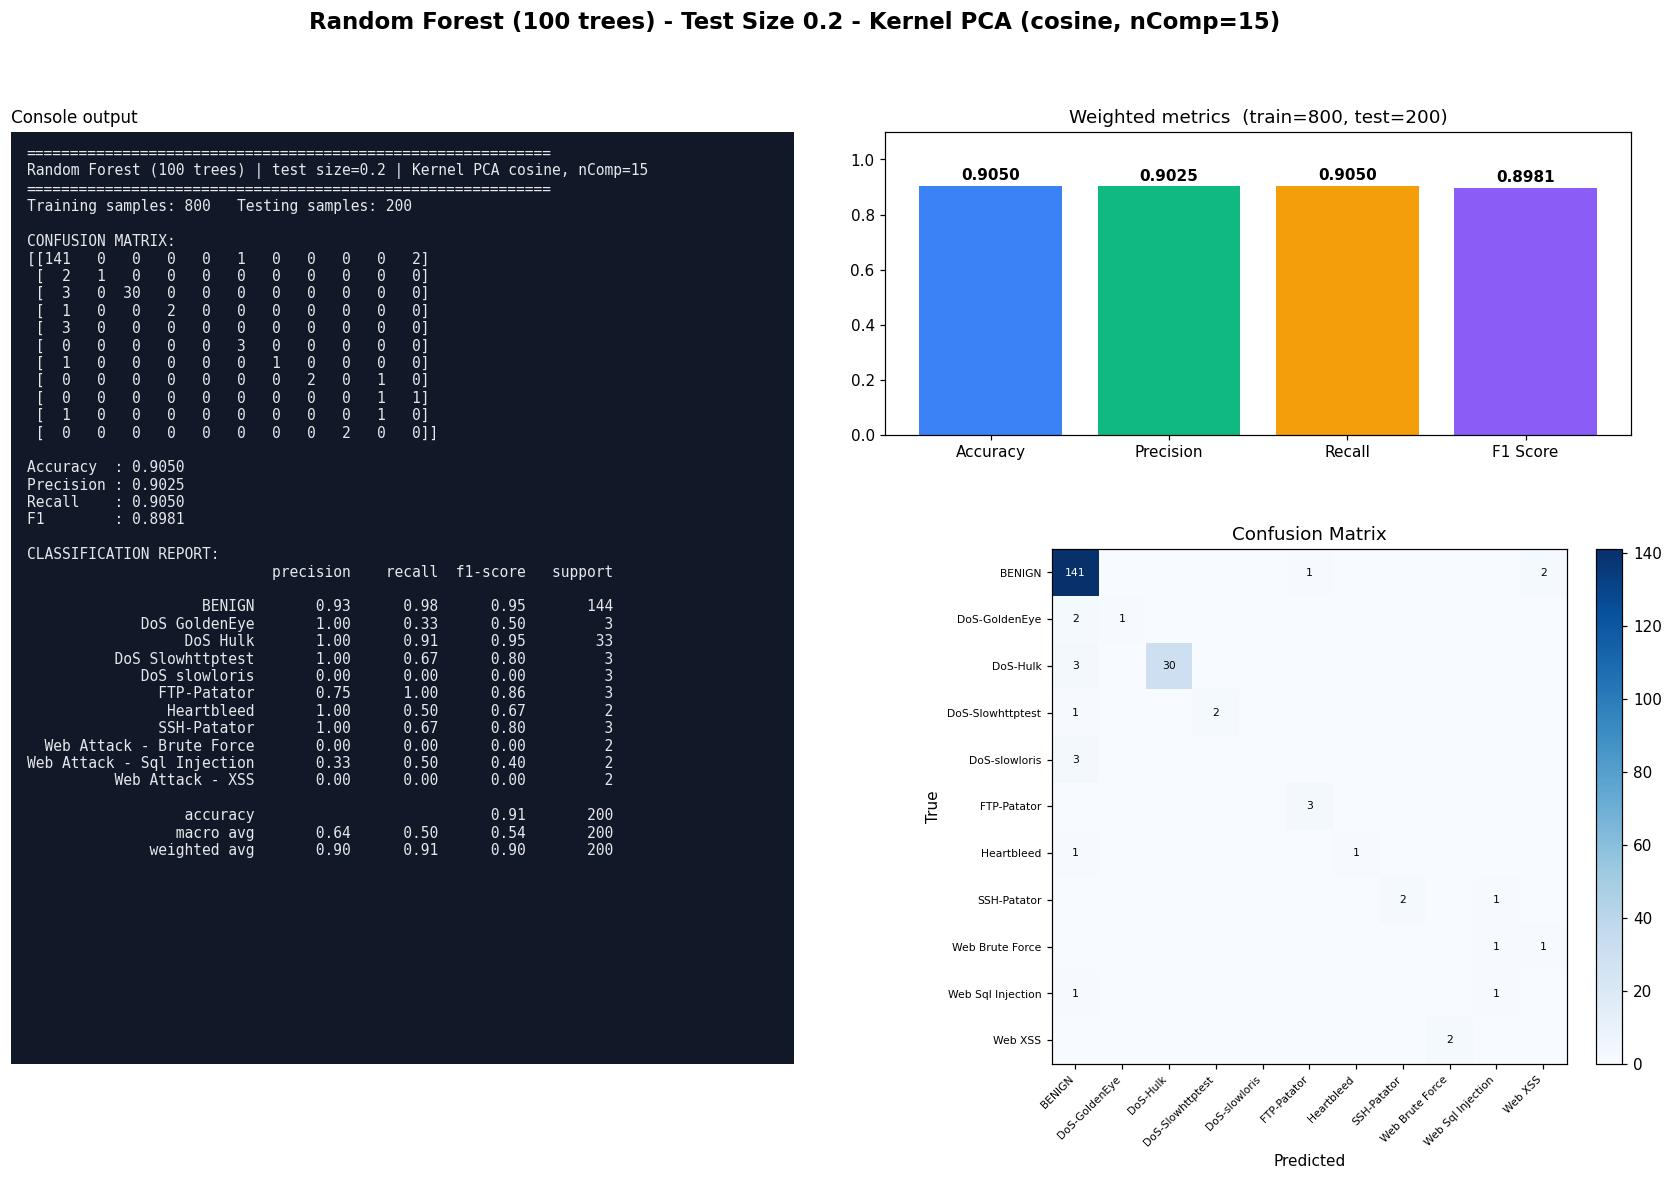

The script that saved this image:
#!/usr/bin/env python3
"""Random Forest (100 trees) | Test size 0.2 | Kernel PCA kernel=cosine, n_components=15
CIC-IDS2017 (Tue+Wed+Thu-morning) 1000-row stratified sample.
Run in any IDE (Spyder / VS Code / PyCharm / Jupyter): open the file and press Run, no arguments needed.
Saves next to this file: 'Test0.2_nComp15_RF.jpg' - one image with the console output (confusion matrix, metrics, classification report) plus charts."""
import json, os
import numpy as np
import matplotlib.pyplot as plt
from sklearn.decomposition import KernelPCA
from sklearn.ensemble import RandomForestClassifier
from sklearn.metrics import (accuracy_score, classification_report, confusion_matrix,
                             f1_score, precision_score, recall_score)
from sklearn.model_selection import train_test_split
from sklearn.preprocessing import StandardScaler

TEST_SIZE, KERNEL, N_COMP, ALG, ALG_NAME = 0.2, "cosine", 15, "RF", "Random Forest (100 trees)"
try:
    HERE = os.path.dirname(os.path.abspath(__file__))
except NameError:                      # Jupyter / interactive console
    HERE = os.getcwd()
def _find_root():                      # folder that contains data/sample.npz (works from any working directory)
    for p in (HERE, os.path.join(HERE, ".."), os.path.join(HERE, "..", ".."), os.getcwd()):
        if os.path.exists(os.path.join(p, "data", "sample.npz")):
            return os.path.abspath(p)
    raise FileNotFoundError("data/sample.npz not found - run prepare_data.py or keep the repo folder structure")
ROOT = _find_root()
tag = f"Test{TEST_SIZE}_nComp{N_COMP}_{ALG}"

# 1. LOAD cached, cleaned sample (see prepare_data.py)
d = np.load(os.path.join(ROOT, "data", "sample.npz"), allow_pickle=True)
X, y, class_names = d["X"], d["y"], [str(c).replace("�", "-") for c in d["classes"]]

# 2. SPLIT
X_train, X_test, y_train, y_test = train_test_split(
    X, y, test_size=TEST_SIZE, random_state=42, stratify=y)

# 3. SCALE (fit on train only)
scaler = StandardScaler()
X_train = scaler.fit_transform(X_train); X_test = scaler.transform(X_test)

# 4. DIMENSIONALITY REDUCTION: Kernel PCA (fit on train only; gamma = sklearn default 1/n_features)
kpca = KernelPCA(n_components=N_COMP, kernel=KERNEL, random_state=0)
X_train = kpca.fit_transform(X_train); X_test = kpca.transform(X_test)

# 5. CLASSIFIER
classifier = RandomForestClassifier(n_estimators=100, random_state=0, n_jobs=1)
classifier.fit(X_train, y_train)
y_pred = classifier.predict(X_test)

# 6. METRICS
labels = np.arange(len(class_names))
cm = confusion_matrix(y_test, y_pred, labels=labels)
res = dict(test_size=TEST_SIZE, kernel=KERNEL, n_components=N_COMP, algorithm=ALG, model=ALG_NAME,
           n_train=int(len(y_train)), n_test=int(len(y_test)),
           accuracy=accuracy_score(y_test, y_pred),
           precision=precision_score(y_test, y_pred, average="weighted", zero_division=0),
           recall=recall_score(y_test, y_pred, average="weighted", zero_division=0),
           f1=f1_score(y_test, y_pred, average="weighted", zero_division=0))
report = classification_report(y_test, y_pred, labels=labels, target_names=class_names, zero_division=0)
lines = ["=" * 60, f"{ALG_NAME} | test size={TEST_SIZE} | Kernel PCA {KERNEL}, nComp={N_COMP}", "=" * 60,
         f"Training samples: {len(y_train)}   Testing samples: {len(y_test)}", "", "CONFUSION MATRIX:", np.array2string(cm), ""]
for k in ("accuracy", "precision", "recall", "f1"): lines.append(f"{k.capitalize():10s}: {res[k]:.4f}")
lines += ["", "CLASSIFICATION REPORT:", report]
console_output = "\n".join(lines); print(console_output)

# 7. VISUAL OUTPUT: console output + charts in ONE image (real results only)
short = [c.replace("Web Attack - ", "Web ").replace("DoS ", "DoS-") for c in class_names]
fig = plt.figure(figsize=(19, 11), dpi=110)
gs = fig.add_gridspec(2, 2, width_ratios=[1.05, 1], height_ratios=[1, 1.7], hspace=0.28, wspace=0.12)
fig.suptitle(f"{ALG_NAME} - Test Size {TEST_SIZE} - Kernel PCA ({KERNEL}, nComp={N_COMP})", fontsize=15, fontweight="bold")
axt = fig.add_subplot(gs[:, 0]); axt.set_facecolor("#111827"); axt.set_xticks([]); axt.set_yticks([])
for sp in axt.spines.values(): sp.set_visible(False)
axt.text(0.02, 0.985, console_output, family="monospace", fontsize=9.6, color="#e5e7eb", va="top", ha="left", transform=axt.transAxes)
axt.set_title("Console output", loc="left", fontsize=11)
ax0 = fig.add_subplot(gs[0, 1]); ax1 = fig.add_subplot(gs[1, 1])
names = ["Accuracy", "Precision", "Recall", "F1 Score"]; vals = [res["accuracy"], res["precision"], res["recall"], res["f1"]]
bars = ax0.bar(names, vals, color=["#3b82f6", "#10b981", "#f59e0b", "#8b5cf6"])
ax0.set_ylim(0, 1.1); ax0.set_title(f"Weighted metrics  (train={res['n_train']}, test={res['n_test']})")
for b in bars: ax0.text(b.get_x() + b.get_width() / 2, b.get_height() + .02, f"{b.get_height():.4f}", ha="center", fontweight="bold")
im = ax1.imshow(cm, cmap="Blues"); fig.colorbar(im, ax=ax1, fraction=.046, pad=.04)
ax1.set_xticks(labels); ax1.set_yticks(labels); ax1.set_xticklabels(short, rotation=45, ha="right", fontsize=7); ax1.set_yticklabels(short, fontsize=7)
ax1.set_xlabel("Predicted"); ax1.set_ylabel("True"); ax1.set_title("Confusion Matrix")
for a in labels:
    for b_ in labels:
        if cm[a, b_]: ax1.text(b_, a, cm[a, b_], ha="center", va="center", fontsize=7, color="white" if cm[a, b_] > cm.max() / 2 else "black")
plt.savefig(os.path.join(HERE, tag + ".jpg"), format="jpg", bbox_inches="tight")
if os.environ.get("ACN_NO_SHOW") != "1": plt.show()   # IDEs display the image; run_all.py disables this
plt.close()

os.makedirs(os.path.join(ROOT, "results", "json"), exist_ok=True)
with open(os.path.join(ROOT, "results", "json", tag + ".json"), "w") as f: json.dump(res, f)
